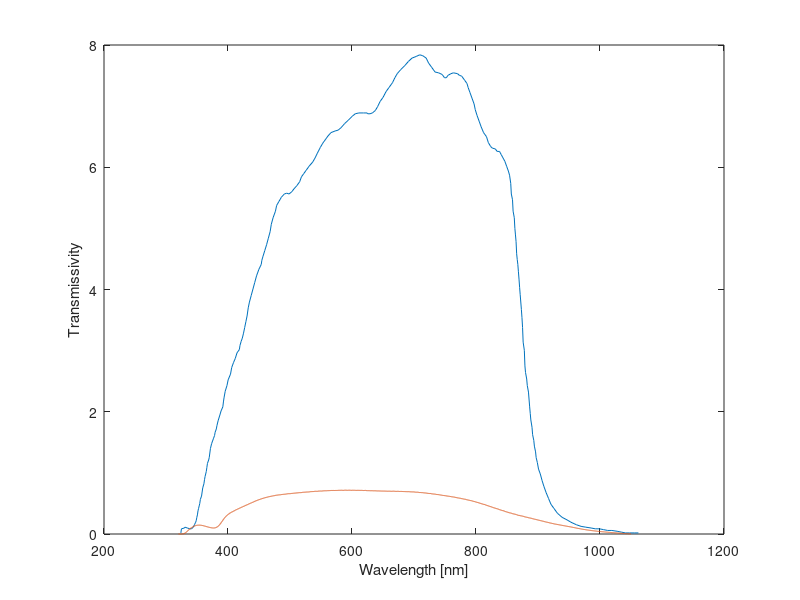
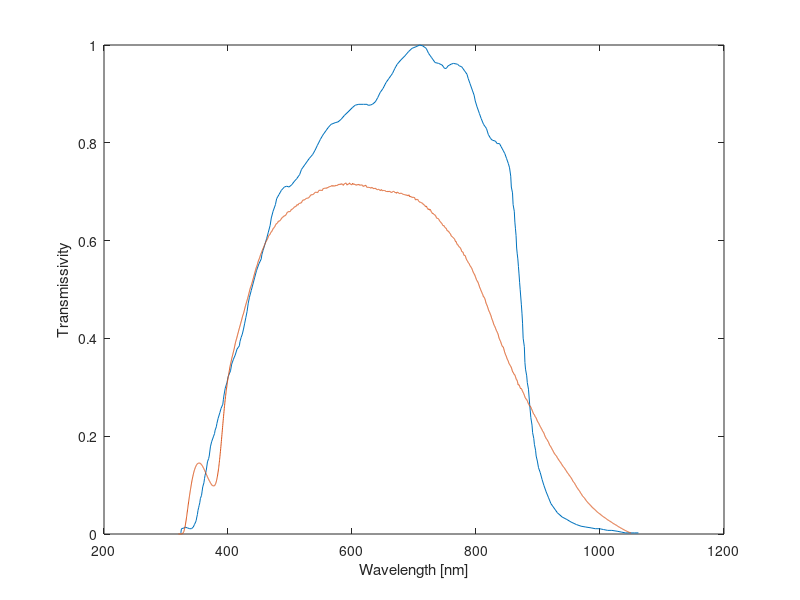
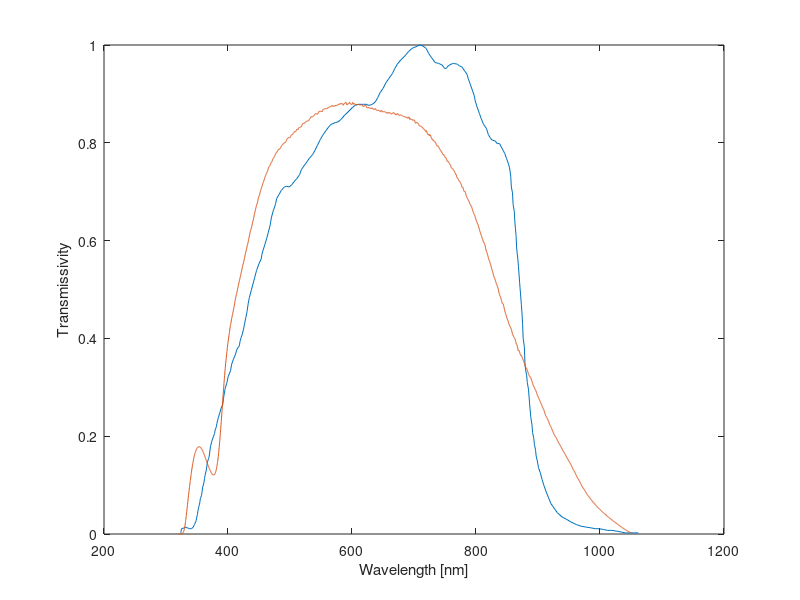

The MATLAB script that drew these images, in order:
clear all
close all

% read in the LORRI file
[filt_lambda,filt_trans] = textread('lookup/nh_lorri_bandpass.txt','%f %f');

% read in the Gaia file
[gaia_lambda,gaia_trans,null,null,null,null,null] = textread('lookup/GaiaDR2_Passbands.dat','%f %f %f %f %f %f %f');

% Plot original

figure(1)
plot(filt_lambda,filt_trans)
hold on
plot(gaia_lambda(gaia_trans~=99.99),gaia_trans(gaia_trans~=99.99))
xlabel('Wavelength [nm]')
ylabel('Transmissivity')

% gaia_trans(gaia_trans~=99.99) = gaia_trans(gaia_trans~=99.99)./max(gaia_trans(gaia_trans~=99.99)); % Scale gaia_trans to max of 1

% Plot filt scaled
figure(2)
plot(filt_lambda,filt_trans./max(filt_trans))
hold on
plot(gaia_lambda(gaia_trans~=99.99),gaia_trans(gaia_trans~=99.99))
xlabel('Wavelength [nm]')
ylabel('Transmissivity')

lorri_pivot_trans = interp1(filt_lambda,filt_trans./max(filt_trans),607.62); % Get lorri_pivot_trans value at pivot lambda

gaia_pivot_trans = interp1(gaia_lambda,gaia_trans,607.62); % Get gaia_pivot_trans value at pivot lambda

gaia_trans_scaled = gaia_trans./gaia_pivot_trans.*lorri_pivot_trans; % Scale gaia_trans to lorri_pivot_trans value at pivot lambda

% Plot filt and gaia scaled
figure(3)
plot(filt_lambda,filt_trans./max(filt_trans))
hold on
plot(gaia_lambda(gaia_trans~=99.99),gaia_trans_scaled(gaia_trans~=99.99))
xlabel('Wavelength [nm]')
ylabel('Transmissivity')

filt_integral = trapz(filt_lambda,filt_trans./max(filt_trans)); % Integrate under the pivot-wavelength-scaled curve
gaia_integral = trapz(gaia_lambda(gaia_trans~=99.99),gaia_trans_scaled(gaia_trans~=99.99)); % Integrate under the pivot-wavelength-scaled curve

filt_per_gaia_integral = filt_integral/gaia_integral; % Calculate the ratio between the integrals
gaia_per_filt_integral = gaia_integral/filt_integral; % Calculate the ratio between the integrals

disp(['Filt/gaia integral ratio: ',num2str(filt_per_gaia_integral),' | Gaia/filt integral ratio: ',num2str(gaia_per_filt_integral)])

fprintf('done');